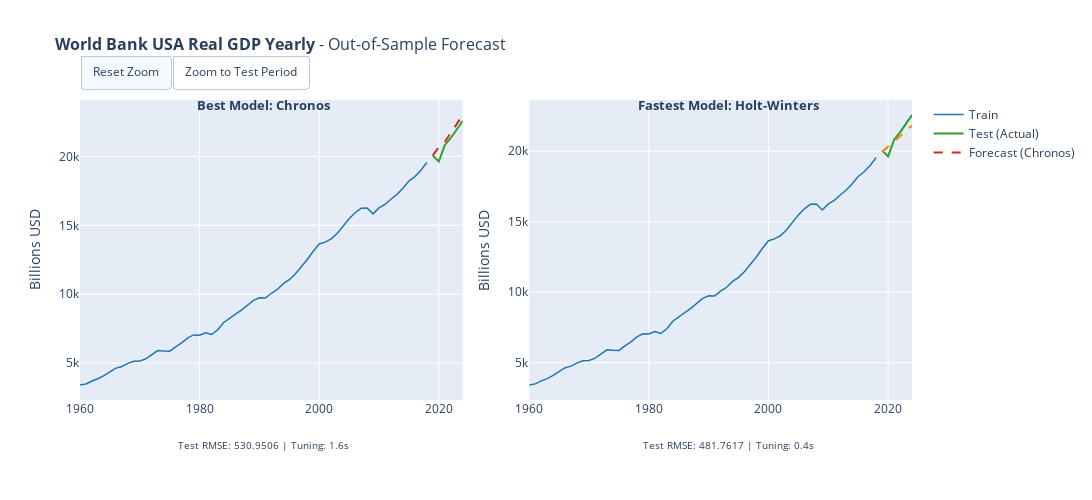

Notebook code for this chart:
### Code cell
# 9. Final Predictions with Best and Fastest Models

fig = plot_forecast_comparison(
    train,
    test,
    final_predictions,
    DATASET_CONFIG["name"],
    target_column=DATASET_CONFIG.get("target_column"),
    value_unit=DATASET_CONFIG.get("value_unit"),
)
if fig:
    fig.show()
